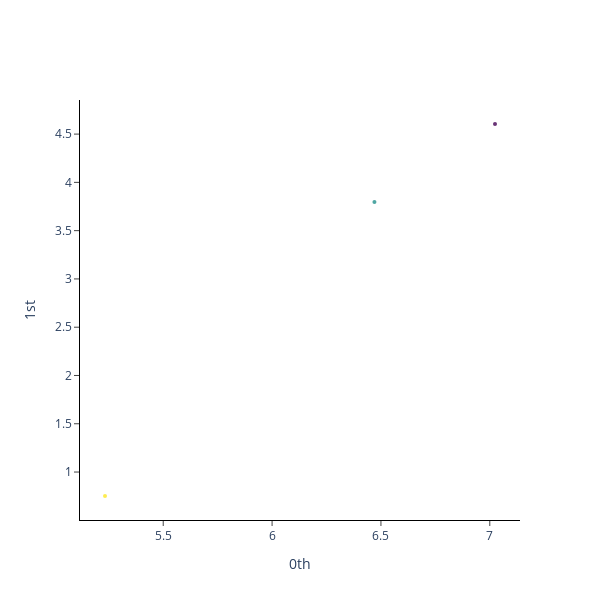

Notebook code cell kept with this figure:
### Code cell
# plot the persistence entropy
from gtda.plotting import plot_point_cloud

plot_point_cloud(pe_x)

### Figure 1 — Plotly figure (JSON) as saved in the notebook; plotly's stock layout.template omitted (floating-point values rounded to 4 significant figures)
{"data": [{"marker": {"color": [0, 1, 2], "colorscale": [[0, "#440154"], [0.1111, "#482878"], [0.2222, "#3e4989"], [0.3333, "#31688e"], [0.4444, "#26828e"], [0.5556, "#1f9e89"], [0.6667, "#35b779"], [0.7778, "#6ece58"], [0.8889, "#b5de2b"], [1, "#fde725"]], "opacity": 0.8, "size": 4}, "mode": "markers", "type": "scatter", "x": [7.024, 6.47, 5.233], "y": [4.605, 3.797, 0.7518]}], "layout": {"height": 600, "plot_bgcolor": "white", "width": 600, "xaxis": {"anchor": "x", "exponentformat": "e", "linecolor": "black", "linewidth": 1, "mirror": false, "showexponent": "all", "showline": true, "side": "bottom", "ticks": "outside", "title": {"text": "0th"}, "type": "linear", "zeroline": true}, "yaxis": {"anchor": "y", "exponentformat": "e", "linecolor": "black", "linewidth": 1, "mirror": false, "showexponent": "all", "showline": true, "side": "left", "ticks": "outside", "title": {"text": "1st"}, "type": "linear", "zeroline": true}}}
